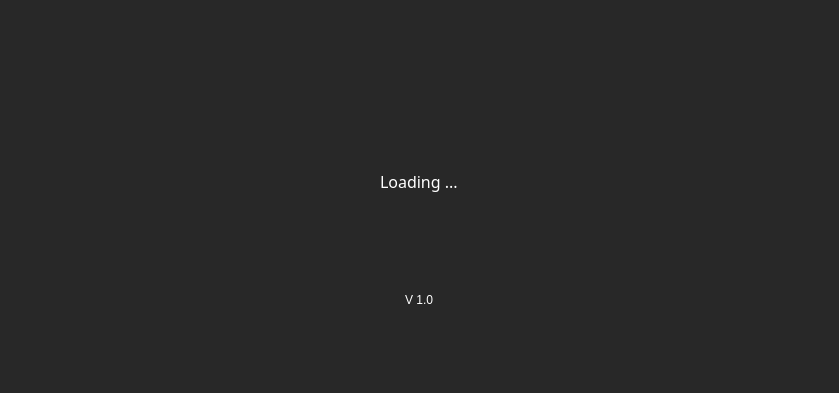
<?xml version="1.0" encoding="UTF-8"?>
<ui version="4.0">
 <class>Form</class>
 <widget class="QWidget" name="Form">
  <property name="geometry">
   <rect>
    <x>0</x>
    <y>0</y>
    <width>839</width>
    <height>393</height>
   </rect>
  </property>
  <property name="sizePolicy">
   <sizepolicy hsizetype="Expanding" vsizetype="Minimum">
    <horstretch>0</horstretch>
    <verstretch>0</verstretch>
   </sizepolicy>
  </property>
  <property name="windowTitle">
   <string>Form</string>
  </property>
  <property name="styleSheet">
   <string notr="true">background-color: rgb(40, 40, 40);</string>
  </property>
  <layout class="QVBoxLayout" name="verticalLayout">
   <item>
    <spacer name="verticalSpacer_3">
     <property name="orientation">
      <enum>Qt::Vertical</enum>
     </property>
     <property name="sizeHint" stdset="0">
      <size>
       <width>20</width>
       <height>40</height>
      </size>
     </property>
    </spacer>
   </item>
   <item>
    <layout class="QHBoxLayout" name="horizontalLayout_3">
     <item>
      <widget class="QLabel" name="Logo">
       <property name="sizePolicy">
        <sizepolicy hsizetype="Fixed" vsizetype="Fixed">
         <horstretch>0</horstretch>
         <verstretch>0</verstretch>
        </sizepolicy>
       </property>
       <property name="maximumSize">
        <size>
         <width>400</width>
         <height>60</height>
        </size>
       </property>
       <property name="text">
        <string/>
       </property>
       <property name="pixmap">
        <pixmap resource="../resources/resource.qrc">:/Logos &amp; Branding/img/Logos/Fracktal Logo_Transparent.png</pixmap>
       </property>
       <property name="scaledContents">
        <bool>true</bool>
       </property>
      </widget>
     </item>
    </layout>
   </item>
   <item>
    <spacer name="verticalSpacer_2">
     <property name="orientation">
      <enum>Qt::Vertical</enum>
     </property>
     <property name="sizeHint" stdset="0">
      <size>
       <width>20</width>
       <height>40</height>
      </size>
     </property>
    </spacer>
   </item>
   <item>
    <layout class="QHBoxLayout" name="horizontalLayout_6">
     <item>
      <layout class="QVBoxLayout" name="verticalLayout_5">
       <item alignment="Qt::AlignHCenter">
        <widget class="QLabel" name="loading">
         <property name="enabled">
          <bool>true</bool>
         </property>
         <property name="font">
          <font>
           <family>Gotham Medium</family>
           <pointsize>12</pointsize>
          </font>
         </property>
         <property name="contextMenuPolicy">
          <enum>Qt::NoContextMenu</enum>
         </property>
         <property name="styleSheet">
          <string notr="true">color: rgb(255, 255, 255);
</string>
         </property>
         <property name="text">
          <string>Loading ...</string>
         </property>
         <property name="scaledContents">
          <bool>true</bool>
         </property>
         <property name="wordWrap">
          <bool>false</bool>
         </property>
        </widget>
       </item>
       <item alignment="Qt::AlignHCenter|Qt::AlignVCenter">
        <widget class="QProgressBar" name="loadingProgressBar">
         <property name="minimumSize">
          <size>
           <width>400</width>
           <height>0</height>
          </size>
         </property>
         <property name="maximumSize">
          <size>
           <width>450</width>
           <height>16777215</height>
          </size>
         </property>
         <property name="font">
          <font>
           <family>Gotham</family>
           <pointsize>16</pointsize>
           <weight>50</weight>
           <italic>false</italic>
           <bold>false</bold>
           <stylestrategy>PreferAntialias</stylestrategy>
           <kerning>true</kerning>
          </font>
         </property>
         <property name="styleSheet">
          <string notr="true">QProgressBar {
    border: none;
    border-radius: 12px;
    background-color: qlineargradient(
        x1:0, y1:0, x2:0, y2:1,
        stop:0 #3a3a3a,
        stop:1 #505050
    );
    text-align: center;
}


QProgressBar::chunk {
    border-radius: 12px;
    background: qlineargradient(
        x1:0, y1:0, x2:0, y2:1,
        stop:0 #52ff56,
        stop:0.3 #2ee937,
        stop:0.6 #1ec12d,
        stop:1 #179226
    );
    margin: 1px;
}
</string>
         </property>
         <property name="maximum">
          <number>100</number>
         </property>
         <property name="value">
          <number>60</number>
         </property>
         <property name="alignment">
          <set>Qt::AlignCenter</set>
         </property>
         <property name="textVisible">
          <bool>false</bool>
         </property>
         <property name="orientation">
          <enum>Qt::Horizontal</enum>
         </property>
         <property name="format">
          <string>%p%</string>
         </property>
        </widget>
       </item>
      </layout>
     </item>
    </layout>
   </item>
   <item>
    <widget class="QFrame" name="frame_2">
     <property name="maximumSize">
      <size>
       <width>1200</width>
       <height>40</height>
      </size>
     </property>
     <property name="styleSheet">
      <string notr="true">QFrame {
    border: none;
    background-color: transparent; /* or your gradient */
    border-radius: 25px;
    /* your gradient/background here */
}</string>
     </property>
     <property name="frameShape">
      <enum>QFrame::StyledPanel</enum>
     </property>
     <property name="frameShadow">
      <enum>QFrame::Raised</enum>
     </property>
     <layout class="QHBoxLayout" name="horizontalLayout">
      <item>
       <spacer name="horizontalSpacer_2">
        <property name="orientation">
         <enum>Qt::Horizontal</enum>
        </property>
        <property name="sizeHint" stdset="0">
         <size>
          <width>40</width>
          <height>20</height>
         </size>
        </property>
       </spacer>
      </item>
      <item>
       <widget class="QLabel" name="controlCenterLogo">
        <property name="minimumSize">
         <size>
          <width>0</width>
          <height>20</height>
         </size>
        </property>
        <property name="maximumSize">
         <size>
          <width>400</width>
          <height>20</height>
         </size>
        </property>
        <property name="font">
         <font>
          <family>Gotham Medium</family>
          <pointsize>12</pointsize>
         </font>
        </property>
        <property name="contextMenuPolicy">
         <enum>Qt::NoContextMenu</enum>
        </property>
        <property name="styleSheet">
         <string notr="true">color: rgb(255, 255, 255);
background-color: rgba(255, 255, 255, 0);</string>
        </property>
        <property name="text">
         <string/>
        </property>
        <property name="pixmap">
         <pixmap resource="../resources/resource.qrc">:/Logos &amp; Branding/img/Logos/control_center_logo_text.png</pixmap>
        </property>
        <property name="scaledContents">
         <bool>true</bool>
        </property>
        <property name="wordWrap">
         <bool>false</bool>
        </property>
       </widget>
      </item>
      <item>
       <spacer name="horizontalSpacer">
        <property name="orientation">
         <enum>Qt::Horizontal</enum>
        </property>
        <property name="sizeHint" stdset="0">
         <size>
          <width>60</width>
          <height>20</height>
         </size>
        </property>
       </spacer>
      </item>
     </layout>
    </widget>
   </item>
   <item alignment="Qt::AlignHCenter">
    <widget class="QLabel" name="controlCenterVersionLabel">
     <property name="minimumSize">
      <size>
       <width>25</width>
       <height>25</height>
      </size>
     </property>
     <property name="maximumSize">
      <size>
       <width>50</width>
       <height>50</height>
      </size>
     </property>
     <property name="font">
      <font>
       <family>MS Shell Dlg 2</family>
       <pointsize>9</pointsize>
      </font>
     </property>
     <property name="contextMenuPolicy">
      <enum>Qt::NoContextMenu</enum>
     </property>
     <property name="styleSheet">
      <string notr="true">color: rgb(255, 255, 255);
background-color: rgba(255, 255, 255, 0);</string>
     </property>
     <property name="text">
      <string>V 1.0</string>
     </property>
     <property name="scaledContents">
      <bool>true</bool>
     </property>
     <property name="wordWrap">
      <bool>false</bool>
     </property>
    </widget>
   </item>
   <item>
    <spacer name="verticalSpacer_4">
     <property name="orientation">
      <enum>Qt::Vertical</enum>
     </property>
     <property name="sizeHint" stdset="0">
      <size>
       <width>20</width>
       <height>40</height>
      </size>
     </property>
    </spacer>
   </item>
  </layout>
 </widget>
 <resources>
  <include location="../resources/resource.qrc"/>
 </resources>
 <connections/>
</ui>
